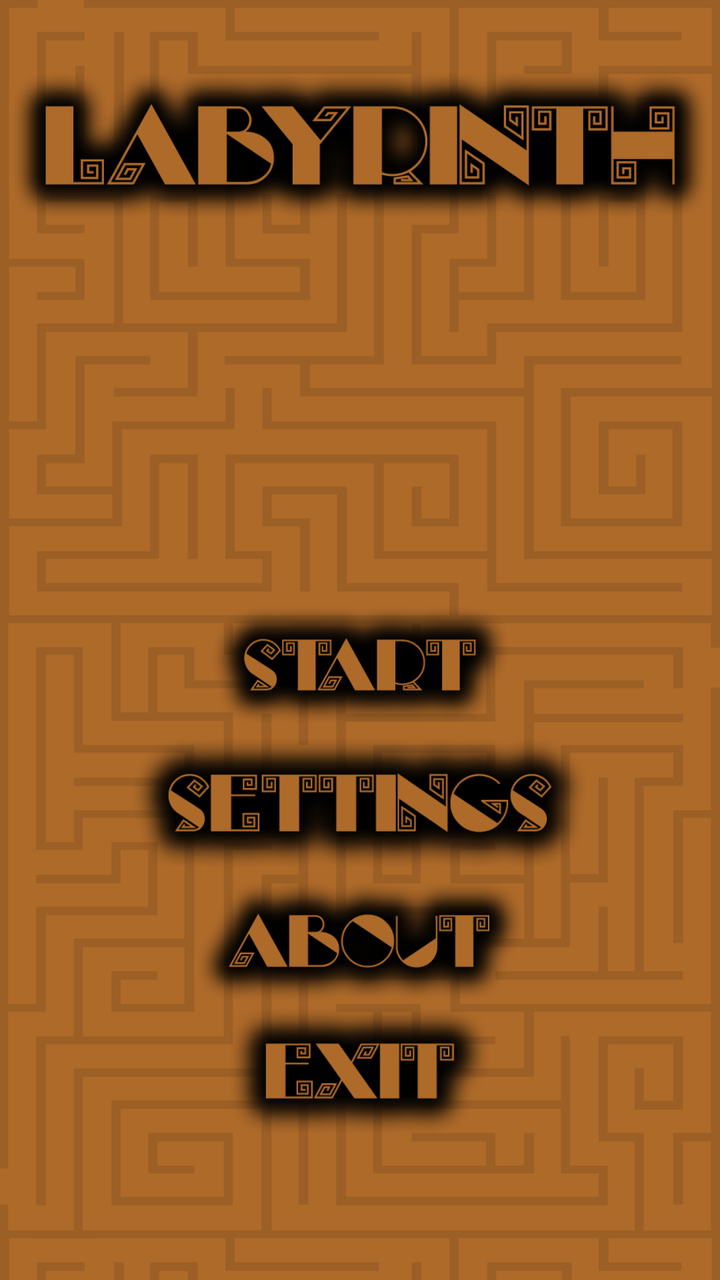
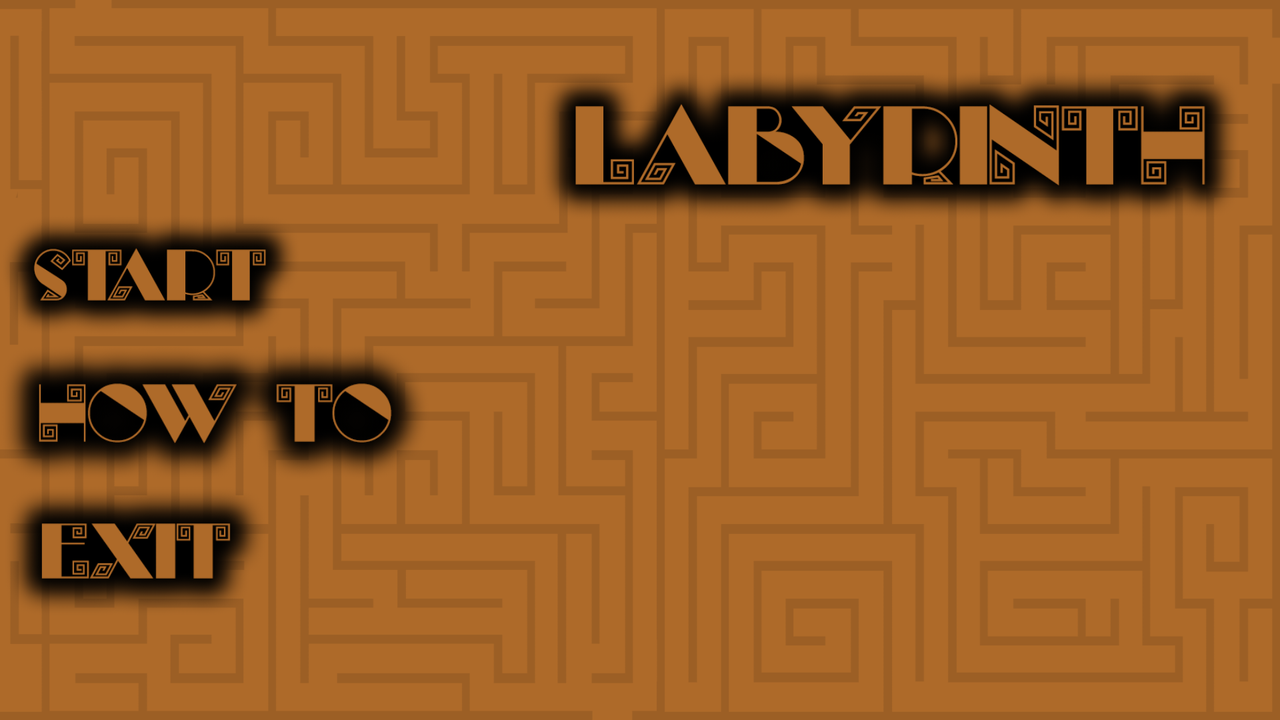

The same Android screen from two of the app's own layout files: first res/layout/ as a phone draws it, then the author's variant for another configuration, drawn on a device whose configuration selects that folder. Both files follow.
<!-- AndroidManifest.xml: application theme AppTheme -->
<!-- res/layout/main_fragment.xml -->
<?xml version="1.0" encoding="utf-8"?>

<RelativeLayout xmlns:android="http://schemas.android.com/apk/res/android"
    xmlns:app="http://schemas.android.com/apk/res-auto"
    xmlns:tools="http://schemas.android.com/tools"
    android:layout_width="match_parent"
    android:layout_height="match_parent"
    tools:context=".MainActivity"
    android:orientation="vertical">

    <ImageView
        android:layout_height="match_parent"
        android:layout_width="match_parent"
        android:scaleType="fitXY"
        android:src="@drawable/menu_bg_portrait" />

    <ImageView
        android:id="@+id/logo"
        android:layout_width="350dp"
        android:layout_height="77dp"
        android:layout_alignParentTop="true"
        android:layout_centerHorizontal="true"
        android:layout_marginTop="34dp"
        android:src="@drawable/logo" />

    <LinearLayout
        android:layout_width="match_parent"
        android:layout_height="match_parent"
        android:orientation="vertical"
        android:layout_alignParentTop="true"
        android:layout_marginTop="300dp"
        android:gravity="center_horizontal">

        <ImageView
            android:id="@+id/menu_start"
            android:layout_width="150dp"
            android:layout_height="65dp"
            android:src="@drawable/menu_start" />

        <ImageView
            android:id="@+id/menu_settings"
            android:layout_width="229dp"
            android:layout_height="73dp"
            android:src="@drawable/menu_settings" />

        <ImageView
            android:id="@+id/menu_about"
            android:layout_width="165dp"
            android:layout_height="65dp"
            android:src="@drawable/menu_about" />

        <ImageView
            android:id="@+id/menu_exit"
            android:layout_width="136dp"
            android:layout_height="65dp"
            android:src="@drawable/menu_exit" />


    </LinearLayout>


</RelativeLayout>
<!-- resources referenced by this layout -->
<resources>
  <!-- drawable logo: png bitmap (drawable, 47031 bytes) -->
  <!-- drawable menu_about: png bitmap (drawable, 23348 bytes) -->
  <!-- drawable menu_bg_portrait: png bitmap (drawable, 20767 bytes) -->
  <!-- drawable menu_exit: png bitmap (drawable, 12813 bytes) -->
  <!-- drawable menu_settings: png bitmap (drawable, 25892 bytes) -->
  <!-- drawable menu_start: png bitmap (drawable, 19346 bytes) -->
  <style name="AppTheme" parent="Theme.AppCompat.Light.NoActionBar">
          
          <item name="colorPrimary">@color/colorPrimary</item>
          <item name="colorPrimaryDark">@color/colorPrimaryDark</item>
          <item name="colorAccent">@color/colorAccent</item>
          <item name="android:windowNoTitle">true</item>
          <item name="android:windowFullscreen">true</item>
      </style>
</resources>
<!-- res/layout-land/main_fragment.xml (the author's variant of the layout above) -->
<!-- drawn on the phone turned sideways -->
<?xml version="1.0" encoding="utf-8"?>
<RelativeLayout xmlns:android="http://schemas.android.com/apk/res/android"
    xmlns:app="http://schemas.android.com/apk/res-auto"
    xmlns:tools="http://schemas.android.com/tools"
    android:layout_width="match_parent"
    android:layout_height="match_parent"
    tools:context=".MainActivity"
    android:orientation="horizontal">


    <ImageView
        android:id="@+id/menu_bg1"
        android:layout_height="match_parent"
        android:layout_width="match_parent"
        android:scaleType="fitXY"
        android:src="@drawable/menu_bg" />
    <ImageView
        android:id="@+id/menu_bg2"
        android:layout_height="match_parent"
        android:layout_width="match_parent"
        android:scaleType="fitXY"
        android:src="@drawable/menu_bg" />

    <ImageView
        android:id="@+id/logo"
        android:layout_width="350dp"
        android:layout_height="77dp"
        android:layout_alignParentTop="true"
        android:layout_alignParentEnd="true"
        android:layout_marginTop="34dp"
        android:layout_marginEnd="20dp"
        android:src="@drawable/logo" />

    <LinearLayout
        android:layout_width="match_parent"
        android:layout_height="306dp"
        android:layout_alignParentTop="true"
        android:layout_marginTop="105dp"
        android:orientation="vertical">

        <ImageView
            android:id="@+id/menu_start"
            android:layout_width="150dp"
            android:layout_height="65dp"
            android:src="@drawable/menu_start" />

        <ImageView
            android:id="@+id/menu_howto"
            android:layout_width="215dp"
            android:layout_height="73dp"
            android:src="@drawable/menu_howto" />

        <ImageView
            android:id="@+id/menu_exit"
            android:layout_width="136dp"
            android:layout_height="65dp"
            android:src="@drawable/menu_exit" />


    </LinearLayout>


</RelativeLayout>
<!-- resources referenced by the variant -->
<!-- as the phone turned sideways resolves them -->
<resources>
  <!-- drawable logo: png bitmap (drawable, 47031 bytes) -->
  <!-- drawable menu_bg: png bitmap (drawable, 19960 bytes) -->
  <!-- drawable menu_exit: png bitmap (drawable, 12813 bytes) -->
  <!-- drawable menu_howto: png bitmap (drawable, 27298 bytes) -->
  <!-- drawable menu_start: png bitmap (drawable, 19346 bytes) -->
  <style name="AppTheme" parent="Theme.AppCompat.Light.NoActionBar">
          
          <item name="colorPrimary">@color/colorPrimary</item>
          <item name="colorPrimaryDark">@color/colorPrimaryDark</item>
          <item name="colorAccent">@color/colorAccent</item>
          <item name="android:windowNoTitle">true</item>
          <item name="android:windowFullscreen">true</item>
      </style>
</resources>
